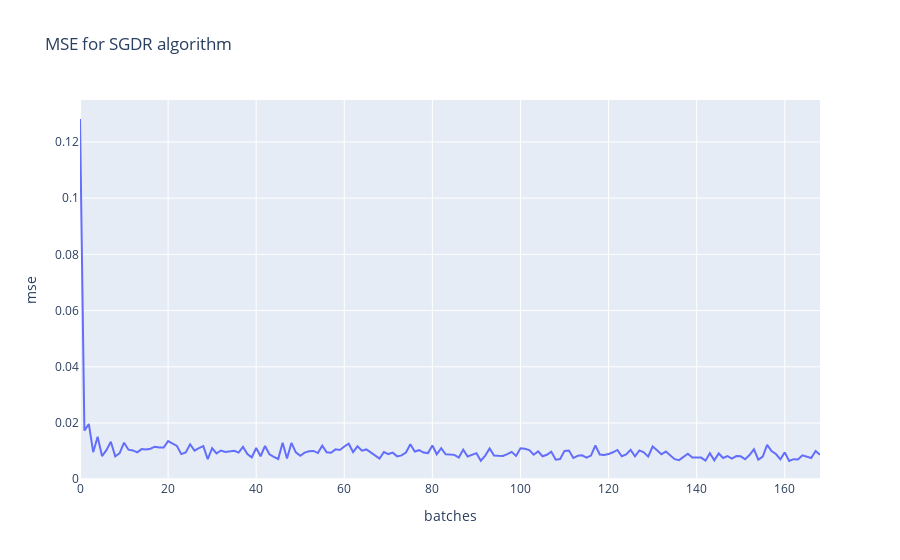

The notebook cell saved with this chart:
### Code cell
fig = px.line(y = sgdr_mse, title="MSE for SGDR algorithm", labels={"x":"batches", "y":"mse"})
fig.show()

### Figure 1 — Plotly figure (JSON) as saved in the notebook; plotly's stock layout.template omitted (floating-point values rounded to 4 significant figures; data arrays with more than 128 entries replaced by an {"elided": "..."} marker saying what was removed)
{"data": [{"hovertemplate": "batches=%{x}<br>mse=%{y}<extra></extra>", "legendgroup": "", "line": {"color": "#636efa", "dash": "solid"}, "mode": "lines", "name": "", "orientation": "v", "showlegend": false, "type": "scatter", "x": {"elided": "169 int values"}, "xaxis": "x", "y": {"elided": "169 float values"}, "yaxis": "y"}], "layout": {"legend": {"tracegroupgap": 0}, "title": {"text": "MSE for SGDR algorithm"}, "xaxis": {"anchor": "y", "domain": [0, 1], "title": {"text": "batches"}}, "yaxis": {"anchor": "x", "domain": [0, 1], "title": {"text": "mse"}}}}
